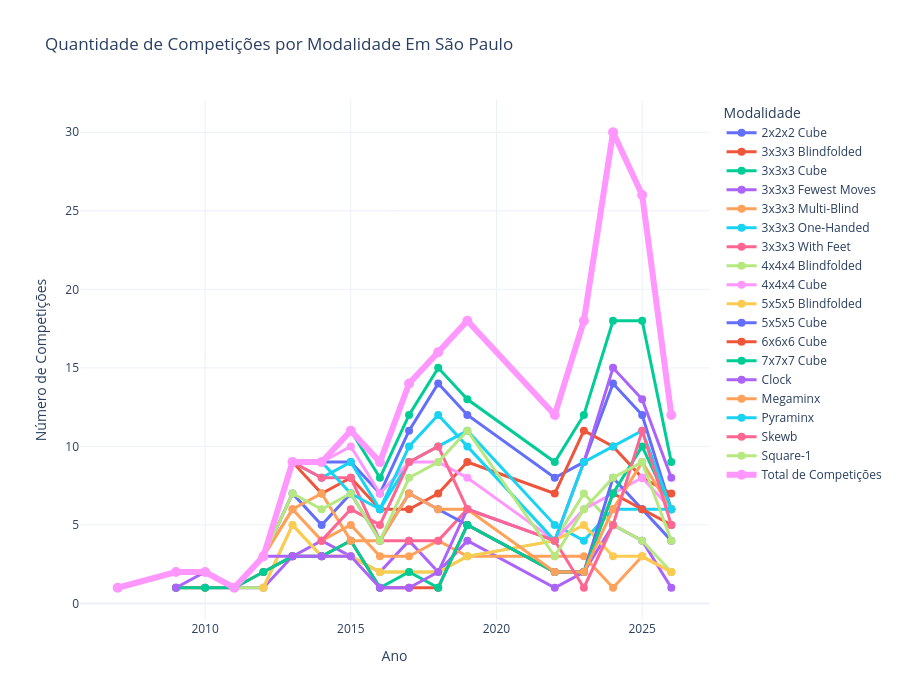

The code cell stored with this chart in its notebook:
### Code cell
fig_absolute_sp = plot_events_over_time(df_final, 'Quantidade de Competições por Modalidade Em São Paulo')
fig_absolute_sp

### Figure 1 — Plotly figure (JSON) as saved in the notebook; plotly's stock layout.template omitted (floating-point values rounded to 4 significant figures)
{"data": [{"hovertemplate": "<b>%{fullData.name}</b><br>Ano: %{x}<br>Competições: %{y}<extra></extra>", "line": {"width": 3}, "marker": {"size": 8}, "mode": "lines+markers", "name": "2x2x2 Cube", "type": "scatter", "x": [2007, 2009, 2010, 2011, 2012, 2013, 2014, 2015, 2016, 2017, 2018, 2019, 2022, 2023, 2024, 2025, 2026], "y": [1, 2, 2, 1, 3, 9, 9, 9, 7, 11, 14, 12, 8, 9, 14, 12, 6]}, {"hovertemplate": "<b>%{fullData.name}</b><br>Ano: %{x}<br>Competições: %{y}<extra></extra>", "line": {"width": 3}, "marker": {"size": 8}, "mode": "lines+markers", "name": "3x3x3 Blindfolded", "type": "scatter", "x": [2007, 2009, 2010, 2011, 2012, 2013, 2014, 2015, 2016, 2017, 2018, 2019, 2022, 2023, 2024, 2025, 2026], "y": [1, 2, 2, 1, 3, 9, 7, 8, 6, 6, 7, 9, 7, 11, 10, 8, 7]}, {"hovertemplate": "<b>%{fullData.name}</b><br>Ano: %{x}<br>Competições: %{y}<extra></extra>", "line": {"width": 3}, "marker": {"size": 8}, "mode": "lines+markers", "name": "3x3x3 Cube", "type": "scatter", "x": [2007, 2009, 2010, 2011, 2012, 2013, 2014, 2015, 2016, 2017, 2018, 2019, 2022, 2023, 2024, 2025, 2026], "y": [1, 2, 2, 1, 3, 9, 9, 11, 8, 12, 15, 13, 9, 12, 18, 18, 9]}, {"hovertemplate": "<b>%{fullData.name}</b><br>Ano: %{x}<br>Competições: %{y}<extra></extra>", "line": {"width": 3}, "marker": {"size": 8}, "mode": "lines+markers", "name": "3x3x3 Fewest Moves", "type": "scatter", "x": [2009, 2010, 2011, 2012, 2013, 2014, 2015, 2016, 2017, 2018, 2019, 2022, 2023, 2024, 2025, 2026], "y": [2, 2, 1, 1, 3, 4, 3, 2, 4, 2, 4, 1, 2, 5, 4, 1]}, {"hovertemplate": "<b>%{fullData.name}</b><br>Ano: %{x}<br>Competições: %{y}<extra></extra>", "line": {"width": 3}, "marker": {"size": 8}, "mode": "lines+markers", "name": "3x3x3 Multi-Blind", "type": "scatter", "x": [2009, 2010, 2011, 2012, 2013, 2014, 2015, 2016, 2017, 2018, 2019, 2022, 2023, 2024, 2025, 2026], "y": [2, 2, 1, 3, 6, 4, 5, 3, 3, 4, 3, 3, 3, 1, 3, 2]}, {"hovertemplate": "<b>%{fullData.name}</b><br>Ano: %{x}<br>Competições: %{y}<extra></extra>", "line": {"width": 3}, "marker": {"size": 8}, "mode": "lines+markers", "name": "3x3x3 One-Handed", "type": "scatter", "x": [2009, 2010, 2011, 2012, 2013, 2014, 2015, 2016, 2017, 2018, 2019, 2022, 2023, 2024, 2025, 2026], "y": [2, 2, 1, 3, 9, 8, 9, 6, 9, 10, 11, 5, 4, 6, 6, 6]}, {"hovertemplate": "<b>%{fullData.name}</b><br>Ano: %{x}<br>Competições: %{y}<extra></extra>", "line": {"width": 3}, "marker": {"size": 8}, "mode": "lines+markers", "name": "3x3x3 With Feet", "type": "scatter", "x": [2007, 2009, 2010, 2011, 2012, 2013, 2014, 2015, 2016, 2017, 2018, 2019], "y": [1, 2, 2, 1, 3, 9, 8, 8, 4, 4, 4, 6]}, {"hovertemplate": "<b>%{fullData.name}</b><br>Ano: %{x}<br>Competições: %{y}<extra></extra>", "line": {"width": 3}, "marker": {"size": 8}, "mode": "lines+markers", "name": "4x4x4 Blindfolded", "type": "scatter", "x": [2009, 2010, 2011, 2012, 2013, 2014, 2015, 2016, 2017, 2018, 2019, 2022, 2023, 2024, 2025, 2026], "y": [2, 2, 1, 1, 5, 3, 3, 2, 2, 2, 3, 4, 7, 5, 4, 2]}, {"hovertemplate": "<b>%{fullData.name}</b><br>Ano: %{x}<br>Competições: %{y}<extra></extra>", "line": {"width": 3}, "marker": {"size": 8}, "mode": "lines+markers", "name": "4x4x4 Cube", "type": "scatter", "x": [2007, 2009, 2010, 2011, 2012, 2013, 2014, 2015, 2016, 2017, 2018, 2019, 2022, 2023, 2024, 2025, 2026], "y": [1, 2, 2, 1, 3, 9, 9, 10, 7, 9, 9, 8, 4, 6, 7, 8, 6]}, {"hovertemplate": "<b>%{fullData.name}</b><br>Ano: %{x}<br>Competições: %{y}<extra></extra>", "line": {"width": 3}, "marker": {"size": 8}, "mode": "lines+markers", "name": "5x5x5 Blindfolded", "type": "scatter", "x": [2012, 2013, 2014, 2015, 2016, 2017, 2018, 2019, 2022, 2023, 2024, 2025, 2026], "y": [1, 5, 3, 3, 2, 2, 2, 3, 4, 5, 3, 3, 2]}, {"hovertemplate": "<b>%{fullData.name}</b><br>Ano: %{x}<br>Competições: %{y}<extra></extra>", "line": {"width": 3}, "marker": {"size": 8}, "mode": "lines+markers", "name": "5x5x5 Cube", "type": "scatter", "x": [2007, 2009, 2010, 2011, 2012, 2013, 2014, 2015, 2016, 2017, 2018, 2019, 2022, 2023, 2024, 2025, 2026], "y": [1, 2, 2, 1, 3, 7, 5, 7, 4, 7, 6, 5, 2, 2, 8, 6, 4]}, {"hovertemplate": "<b>%{fullData.name}</b><br>Ano: %{x}<br>Competições: %{y}<extra></extra>", "line": {"width": 3}, "marker": {"size": 8}, "mode": "lines+markers", "name": "6x6x6 Cube", "type": "scatter", "x": [2009, 2010, 2011, 2012, 2013, 2014, 2015, 2016, 2017, 2018, 2019, 2022, 2023, 2024, 2025, 2026], "y": [1, 1, 1, 2, 3, 3, 4, 1, 1, 1, 5, 2, 2, 7, 6, 5]}, {"hovertemplate": "<b>%{fullData.name}</b><br>Ano: %{x}<br>Competições: %{y}<extra></extra>", "line": {"width": 3}, "marker": {"size": 8}, "mode": "lines+markers", "name": "7x7x7 Cube", "type": "scatter", "x": [2009, 2010, 2011, 2012, 2013, 2014, 2015, 2016, 2017, 2018, 2019, 2022, 2023, 2024, 2025, 2026], "y": [1, 1, 1, 2, 3, 3, 4, 1, 2, 1, 5, 2, 2, 7, 10, 6]}, {"hovertemplate": "<b>%{fullData.name}</b><br>Ano: %{x}<br>Competições: %{y}<extra></extra>", "line": {"width": 3}, "marker": {"size": 8}, "mode": "lines+markers", "name": "Clock", "type": "scatter", "x": [2009, 2010, 2011, 2012, 2013, 2014, 2015, 2016, 2017, 2018, 2019, 2022, 2023, 2024, 2025, 2026], "y": [1, 2, 1, 3, 3, 3, 3, 1, 1, 2, 6, 4, 9, 15, 13, 8]}, {"hovertemplate": "<b>%{fullData.name}</b><br>Ano: %{x}<br>Competições: %{y}<extra></extra>", "line": {"width": 3}, "marker": {"size": 8}, "mode": "lines+markers", "name": "Megaminx", "type": "scatter", "x": [2007, 2009, 2010, 2011, 2012, 2013, 2014, 2015, 2016, 2017, 2018, 2019, 2022, 2023, 2024, 2025, 2026], "y": [1, 2, 2, 1, 3, 6, 7, 4, 4, 7, 6, 6, 2, 2, 6, 9, 6]}, {"hovertemplate": "<b>%{fullData.name}</b><br>Ano: %{x}<br>Competições: %{y}<extra></extra>", "line": {"width": 3}, "marker": {"size": 8}, "mode": "lines+markers", "name": "Pyraminx", "type": "scatter", "x": [2009, 2010, 2011, 2012, 2013, 2014, 2015, 2016, 2017, 2018, 2019, 2022, 2023, 2024, 2025, 2026], "y": [2, 2, 1, 3, 9, 9, 7, 6, 10, 12, 10, 4, 9, 10, 11, 6]}, {"hovertemplate": "<b>%{fullData.name}</b><br>Ano: %{x}<br>Competições: %{y}<extra></extra>", "line": {"width": 3}, "marker": {"size": 8}, "mode": "lines+markers", "name": "Skewb", "type": "scatter", "x": [2014, 2015, 2016, 2017, 2018, 2019, 2022, 2023, 2024, 2025, 2026], "y": [4, 6, 5, 9, 10, 6, 4, 1, 5, 11, 5]}, {"hovertemplate": "<b>%{fullData.name}</b><br>Ano: %{x}<br>Competições: %{y}<extra></extra>", "line": {"width": 3}, "marker": {"size": 8}, "mode": "lines+markers", "name": "Square-1", "type": "scatter", "x": [2009, 2010, 2011, 2012, 2013, 2014, 2015, 2016, 2017, 2018, 2019, 2022, 2023, 2024, 2025, 2026], "y": [2, 2, 1, 3, 7, 6, 7, 4, 8, 9, 11, 3, 6, 8, 9, 4]}, {"hovertemplate": "<b>Total de Competições</b><br>Ano: %{x}<br>Total: %{y}<extra></extra>", "line": {"width": 6}, "marker": {"size": 10}, "mode": "lines+markers", "name": "Total de Competições", "type": "scatter", "x": [2007, 2009, 2010, 2011, 2012, 2013, 2014, 2015, 2016, 2017, 2018, 2019, 2022, 2023, 2024, 2025, 2026], "y": [1, 2, 2, 1, 3, 9, 9, 11, 9, 14, 16, 18, 12, 18, 30, 26, 12]}], "layout": {"height": 700, "hovermode": "closest", "legend": {"itemclick": "toggle", "itemdoubleclick": "toggleothers", "title": {"text": "Modalidade"}}, "title": {"text": "Quantidade de Competições por Modalidade Em São Paulo"}, "xaxis": {"title": {"text": "Ano"}}, "yaxis": {"title": {"text": "Número de Competições"}}}}
